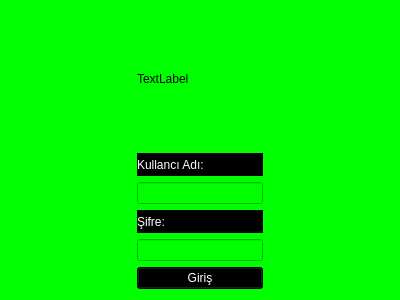
<?xml version="1.0" encoding="UTF-8"?>
<ui version="4.0">
 <class>giriss</class>
 <widget class="QWidget" name="giriss">
  <property name="geometry">
   <rect>
    <x>0</x>
    <y>0</y>
    <width>400</width>
    <height>300</height>
   </rect>
  </property>
  <property name="windowTitle">
   <string>Form</string>
  </property>
  <property name="styleSheet">
   <string notr="true">background-color: rgb(0, 0, 0);
background-color: rgb(0, 255, 0);</string>
  </property>
  <layout class="QGridLayout" name="gridLayout">
   <item row="0" column="1">
    <widget class="QLabel" name="label_login">
     <property name="text">
      <string>TextLabel</string>
     </property>
    </widget>
   </item>
   <item row="1" column="0">
    <spacer name="horizontalSpacer">
     <property name="orientation">
      <enum>Qt::Horizontal</enum>
     </property>
     <property name="sizeHint" stdset="0">
      <size>
       <width>118</width>
       <height>20</height>
      </size>
     </property>
    </spacer>
   </item>
   <item row="1" column="1">
    <layout class="QVBoxLayout" name="verticalLayout">
     <item>
      <widget class="QLabel" name="label">
       <property name="styleSheet">
        <string notr="true">color: rgb(255, 255, 255);
font: 75 10pt &quot;MS Shell Dlg 2&quot;;
background-color: rgb(0, 0, 0);</string>
       </property>
       <property name="text">
        <string>Kullancı Adı:</string>
       </property>
      </widget>
     </item>
     <item>
      <widget class="QLineEdit" name="lineEdit_kullanici"/>
     </item>
     <item>
      <widget class="QLabel" name="label_2">
       <property name="styleSheet">
        <string notr="true">color: rgb(255, 255, 255);
background-color: rgb(0, 0, 0);
font: 75 10pt &quot;MS Shell Dlg 2&quot;;</string>
       </property>
       <property name="text">
        <string>Şifre:</string>
       </property>
      </widget>
     </item>
     <item>
      <widget class="QLineEdit" name="lineEdit_sifre"/>
     </item>
     <item>
      <layout class="QHBoxLayout" name="horizontalLayout">
       <item>
        <widget class="QPushButton" name="pushButton_giris">
         <property name="styleSheet">
          <string notr="true">color: rgb(255, 255, 255);
background-color: rgb(0, 0, 0);
font: 75 10pt &quot;MS Shell Dlg 2&quot;;</string>
         </property>
         <property name="text">
          <string>Giriş</string>
         </property>
        </widget>
       </item>
      </layout>
     </item>
    </layout>
   </item>
   <item row="1" column="2">
    <spacer name="horizontalSpacer_2">
     <property name="orientation">
      <enum>Qt::Horizontal</enum>
     </property>
     <property name="sizeHint" stdset="0">
      <size>
       <width>118</width>
       <height>20</height>
      </size>
     </property>
    </spacer>
   </item>
  </layout>
 </widget>
 <resources/>
 <connections/>
</ui>
